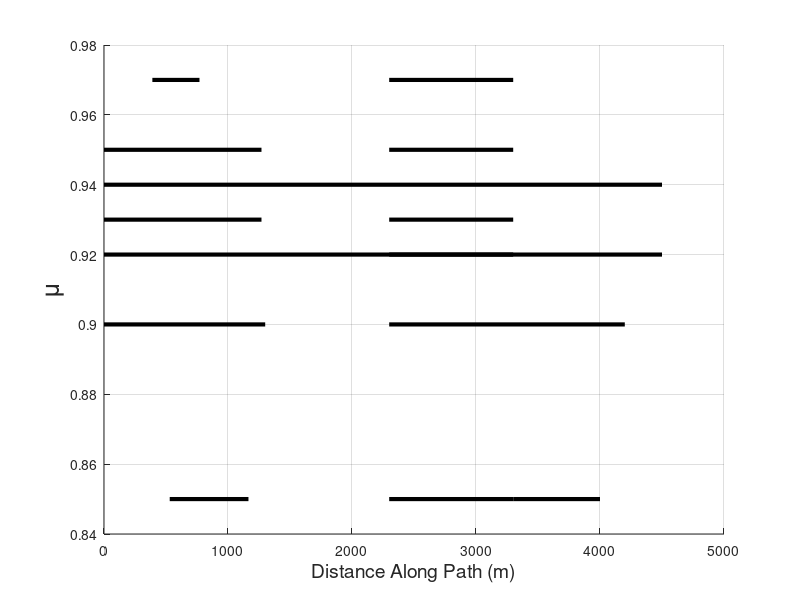

Write MATLAB code to recreate this figure.
clear all close all; clc;
addpath('C:\Users\ddl\Documents\localTestData\searchData');

figure;
hold on; 
grid on;

s = [0 1300; 0 4500; 0 4500; 2300 4200; 3300 4000; 2300 3300; 2300 3300; 2300 3300; 2300 3300 ; 2300 3300; 530 1165;0 1270; 390 770; 0 1270 ];
mu =[.9 .9; .92 .92; .94 .94; .9 .9;    .85   .85;    .97 .97;  .95  .95; .93 .93;     .92  .92;  .85   .85; .85 .85;.93 .93; .97 .97; .95 .95];


for i = 1:14

    
    plot(s(i,:), mu(i,:), 'k','LineWidth',3)
end

xlabel('Distance Along Path (m)','FontSize',14);
ylabel('\mu','FontSize',18)